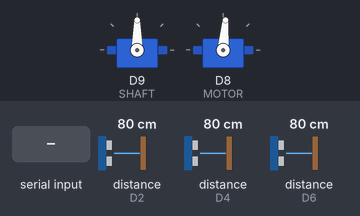
Bench run of a program on a simulated Arduino Uno R4 Minima. Parts: 2 × servo. The inputs (shaded band) are chosen by the test bench; at power-on: distance to the obstacle (sensors on D2, D4, D6) 80 cm. The echo pulse lasts 58.3 µs per cm; what the program prints to the serial monitor is not drawn.

Above: at 6.2 s.
6.3 s: "S100\n" received over the second serial link
At 7.1 s:
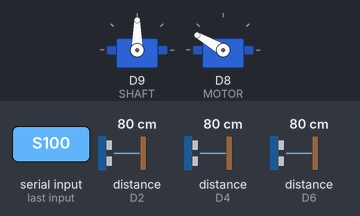
7.8 s: "M90\n" received over the second serial link
At 8.8 s:
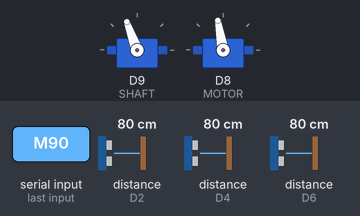
Timing chart, 0 to 10.8 s (numbered marks = the images above; inputs shaded):
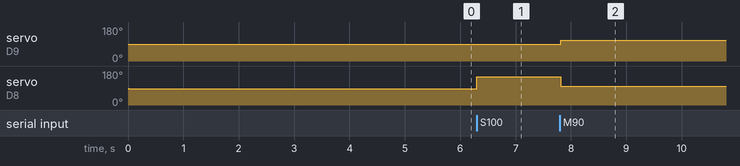

The program:

main.cpp
```cpp
#include <Arduino.h>
#include <Servo.h>

#include <sensor-utils.hpp>
#include <car-logic.hpp>
#include <esp32-communication.hpp>

#define BAUD_RATE   115200

sensorData_t sensorData;

messageESP msg;
String message;

Servo shaft;
Servo motor;
int velocity = 0;
int pos = 0;
int mode = 0;

void setup() {
  Serial.begin(BAUD_RATE);
  while (!Serial) {
      ;
    }
  Serial1.begin(ESP32_BAUD);
  Serial.println();

  pinMode(LEFT_TRIG, OUTPUT);
  pinMode(RIGHT_TRIG, OUTPUT);
  pinMode(FORWARD_TRIG, OUTPUT);
  pinMode(LEFT_ECHO, INPUT);
  pinMode(RIGHT_ECHO, INPUT);
  pinMode(FORWARD_ECHO, INPUT);

  shaft.attach(SHAFT);
  motor.attach(MOTOR);
  delay(1);

  motor.write(MOTOR_INIT);
  delay(5000);
  Serial.println("Motor ready");
}

void loop() {
  if (Serial1.available()){
    message = Serial1.readStringUntil('\n');
    msg.type = message[0];
    msg.value = message.substring(1).toInt();
    if (msg.type == 'M') {
        mode = msg.value;
    }
  }

  if (mode == 0) {
    switch (msg.type) {
      case 'S':
        //Serial.println("Setting velocity: ");
        //Serial.println(msg.value);
        velocity = msg.value;
        velocity = msg.value;
        motor.write(transformToRange(MOTOR_MIN, MOTOR_MAX, velocity));
        break;

      case 'T':
        //Serial.println("Setting position: ");
        //Serial.println(msg.value);
        pos = msg.value;
        shaft.write(transformToRange(SHAFT_MIN, SHAFT_MAX, pos));
        break;

      case 'C':
        Serial.write(message.c_str(), message.length());
        break;
    }
  } else {
    sensorData.leftSensorDistance = readUltrasonicSensor(LEFT_TRIG, LEFT_ECHO);
    sensorData.rightSensorDistance = readUltrasonicSensor(RIGHT_TRIG, RIGHT_ECHO);
    sensorData.forwardSensorDistance = readUltrasonicSensor(FORWARD_TRIG, FORWARD_ECHO);

    if (
      sensorData.leftSensorDistance < 0
      || sensorData.rightSensorDistance < 0
      || sensorData.forwardSensorDistance < 0
    ) {
      Serial.println("Error reading sensor");
    } else {
        int logicChoice = pathPlanning(
          sensorData.leftSensorDistance,
          sensorData.rightSensorDistance,
          sensorData.forwardSensorDistance
        );

        switch (logicChoice)
        {
        case 0:
          // Stop
          motor.write(MOTOR_STOP);
          shaft.write(transformToRange(SHAFT_MIN, SHAFT_MAX, 50));
          break;

        case 1:
          // Turn right
          motor.write(MOTOR_GO);
          shaft.write(transformToRange(SHAFT_MIN, SHAFT_MAX, 100));
          break;

        case 2:
          // Turn left
          motor.write(MOTOR_GO);
          shaft.write(transformToRange(SHAFT_MIN, SHAFT_MAX, 0));
          break;

        case 3:
          // Turn right
          motor.write(MOTOR_GO);
          shaft.write(transformToRange(SHAFT_MIN, SHAFT_MAX, 100));
          break;

        case 4:
          // Turn left
          motor.write(MOTOR_GO);
          shaft.write(transformToRange(SHAFT_MIN, SHAFT_MAX, 0));
          break;

        case 5:
          // Turn left or right just to avoid obstacle in front
          motor.write(MOTOR_GO);
          // Turn left in this case
          shaft.write(transformToRange(SHAFT_MIN, SHAFT_MAX, 0));
          break;

        default:
          // Go straight
          motor.write(MOTOR_GO);
          shaft.write(transformToRange(SHAFT_MIN, SHAFT_MAX, 50));
          break;
        }
      }
    }
}
```

car-logic.hpp
```cpp
/**
 * @file car-logic.hpp
 * @brief This file contains the declaration of the functions for the car logic.
 * @author Braulio Silva
*/
#ifndef CAR_LOGIC_HPP_
#define CAR_LOGIC_HPP_

#define DISTANCE_THRESHOLD  30

#define MOTOR       8
#define MOTOR_MIN   90
#define MOTOR_MAX   150

#define MOTOR_INIT  85
#define MOTOR_STOP  90
#define MOTOR_GO    100

#define SHAFT       9
#define SHAFT_MIN   60
#define SHAFT_MAX   160

int pathPlanning(double leftSensorDistance, double rightSensorDistance, double forwardSensorDistance);

#endif
```

esp32-communication.hpp
```cpp
/**
 * @file esp32-communication.hpp
 * @brief This file contains the declaration of the functions for the ESP32 communication.
 * @author Braulio Silva
*/
#ifndef ESP32_COMMUNICATION_HPP_
#define ESP32_COMMUNICATION_HPP_

#define ESP32_BAUD  9600

struct messageESP
{
  char type;
  int value;
};

messageESP readESPmessage(char * message);


#endif
```

sensor-utils.hpp
```cpp
/**
 * @file sensor-utils.hpp
 * @brief This file contains the declaration of the functions for the sensors.
 * @author Braulio Silva
*/
#ifndef SENSOR_UTILS_HPP_
#define SENSOR_UTILS_HPP_

#define FORWARD_TRIG    7
#define FORWARD_ECHO    6
#define LEFT_TRIG       5
#define LEFT_ECHO       4
#define RIGHT_TRIG      3
#define RIGHT_ECHO      2

struct sensorData_t
{
  double leftSensorDistance;
  double rightSensorDistance;
  double forwardSensorDistance;
};

void startUltrasonicSensor(int trigPin, int echoPin);

long readUltrasonicSensor(int trigPin, int echoPin);

int transformToRange(int min_value, int max_value, int value);

#endif
```

car-logic.cpp
```cpp
/**
 * @file car-logic.cpp
 * @brief This file contains the implementation of the functions for the car logic.
 * @author Braulio Silva
*/
#include <Arduino.h>
#include <Servo.h>

#include <car-logic.hpp>

/**
 * @brief This function calculates the path the car should take based on the sensor data.
 * @param leftSensorDistance The distance read by the left sensor.
 * @param rightSensorDistance The distance read by the right sensor.
 * @param forwardSensorDistance The distance read by the forward sensor.
 * @return An int representig the state of the environment the car is in.
 * @example 0 - Stop, 1 - Turn right, 2 - Turn left, 3 - Turn right, 4 - Turn left, 5 - Turn left or right, 6 - Go straight
 * @see docs/Documentation.md
*/
int pathPlanning(
  double leftSensorDistance,
  double rightSensorDistance,
  double forwardSensorDistance
) {
  if (
    forwardSensorDistance < DISTANCE_THRESHOLD &&
    leftSensorDistance < DISTANCE_THRESHOLD &&
    rightSensorDistance < DISTANCE_THRESHOLD) {
    return 0;
  } else if (forwardSensorDistance < DISTANCE_THRESHOLD && leftSensorDistance < DISTANCE_THRESHOLD) {
    return 1;
  } else if (forwardSensorDistance < DISTANCE_THRESHOLD && rightSensorDistance < DISTANCE_THRESHOLD) {
    return 2;
  } else if (leftSensorDistance < DISTANCE_THRESHOLD) {
    return 3;
  } else if (rightSensorDistance < DISTANCE_THRESHOLD) {
    return 4;
  } else if (forwardSensorDistance < DISTANCE_THRESHOLD) {
    return 5;
  } else {
    return 6;
  }
}
```

esp32-communcation.cpp
```cpp
/**
 * @file esp32-communication.cpp
 * @brief This file contains the implementation of the functions for the ESP32 communication.
 * @author Braulio Silva
*/
#include <Arduino.h>
#include <esp32-communication.hpp>

/**
 * This function reads a message from the ESP32 into a messageESP structure.
 * @example message = "S100", type = S, value = 100
*/
messageESP readESPmessage(char * message) {
  messageESP msg;
  msg.type = message[0];
  msg.value = atoi(message+1);
  return msg;
}
```

sensor-utils.cpp
```cpp
/**
 * @file sensor-utils.cpp
 * @brief This file contains the implementation of the functions for the sensors.
 * @author Braulio Silva
*/
#include <Arduino.h>
#include <sensor-utils.hpp>

void startUltrasonicSensor(int trigPin, int echoPin) {
  digitalWrite(trigPin, LOW);
  delayMicroseconds(2);
  digitalWrite(trigPin, HIGH);
  delayMicroseconds(10);
  digitalWrite(trigPin, LOW);
}

/**
 * This function reads the distance from the ultrasonic sensor, and converts it into a distance in cm.
 * Constant 0.0343 is the speed of sound in cm/microseconds, which is multiplied by the time it took for the sound to return.
*/
long readUltrasonicSensor(int trigPin, int echoPin) {
  startUltrasonicSensor(trigPin, echoPin);
  long duration = pulseIn(echoPin, HIGH);
  return (duration*.0343)/2;
}

/**
 * This function transforms a value from a range of 0-100 to a range of min_value-max_value.
 * Used for calibrating the motor and shaft servos.
*/
int transformToRange(int min_value, int max_value, int value) {
  return (value * (max_value - min_value) / 100) + min_value;
}
```

Measured:
- after the input at 6.3 s, servo on D8 (MOTOR): 85° → 150° at once
- after the input at 7.8 s, servo on D9 (SHAFT): 90° → 110° at once; servo on D8 (MOTOR): 150° → 100° at once
